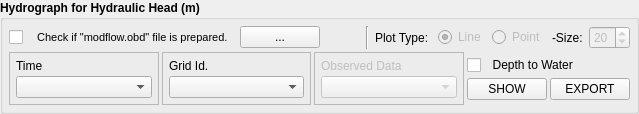
            <widget class="QGroupBox" name="groupBox_plot_wt">
             <property name="font">
              <font>
               <weight>75</weight>
               <bold>true</bold>
              </font>
             </property>
             <property name="title">
              <string>Hydrograph for Hydraulic Head (m)</string>
             </property>
             <layout class="QVBoxLayout" name="verticalLayout_27">
              <property name="spacing">
               <number>3</number>
              </property>
              <property name="leftMargin">
               <number>6</number>
              </property>
              <property name="topMargin">
               <number>6</number>
              </property>
              <property name="rightMargin">
               <number>6</number>
              </property>
              <property name="bottomMargin">
               <number>6</number>
              </property>
              <item>
               <layout class="QHBoxLayout" name="horizontalLayout_56">
                <property name="spacing">
                 <number>6</number>
                </property>
                <property name="leftMargin">
                 <number>0</number>
                </property>
                <property name="topMargin">
                 <number>0</number>
                </property>
                <item>
                 <widget class="QCheckBox" name="checkBox_wt_obd">
                  <property name="font">
                   <font>
                    <pointsize>8</pointsize>
                    <weight>50</weight>
                    <bold>false</bold>
                   </font>
                  </property>
                  <property name="text">
                   <string>   Check if &quot;modflow.obd&quot; file is prepared.</string>
                  </property>
                  <property name="tristate">
                   <bool>false</bool>
                  </property>
                 </widget>
                </item>
                <item>
                 <widget class="QPushButton" name="pushButton_mf_obd">
                  <property name="font">
                   <font>
                    <weight>50</weight>
                    <bold>false</bold>
                   </font>
                  </property>
                  <property name="text">
                   <string>...</string>
                  </property>
                 </widget>
                </item>
                <item>
                 <spacer name="horizontalSpacer_6">
                  <property name="orientation">
                   <enum>Qt::Horizontal</enum>
                  </property>
                  <property name="sizeHint" stdset="0">
                   <size>
                    <width>40</width>
                    <height>20</height>
                   </size>
                  </property>
                 </spacer>
                </item>
                <item>
                 <widget class="Line" name="line_18">
                  <property name="orientation">
                   <enum>Qt::Vertical</enum>
                  </property>
                 </widget>
                </item>
                <item>
                 <widget class="QLabel" name="label_3">
                  <property name="font">
                   <font>
                    <weight>50</weight>
                    <bold>false</bold>
                   </font>
                  </property>
                  <property name="text">
                   <string>Plot Type: </string>
                  </property>
                 </widget>
                </item>
                <item>
                 <widget class="QRadioButton" name="radioButton_wt_obd_line">
                  <property name="enabled">
                   <bool>false</bool>
                  </property>
                  <property name="font">
                   <font>
                    <weight>50</weight>
                    <bold>false</bold>
                   </font>
                  </property>
                  <property name="text">
                   <string>Line</string>
                  </property>
                  <property name="checked">
                   <bool>true</bool>
                  </property>
                  <attribute name="buttonGroup">
                   <string notr="true">buttonGroup_wt_obd</string>
                  </attribute>
                 </widget>
                </item>
                <item>
                 <widget class="QRadioButton" name="radioButton_wt_obd_pt">
                  <property name="enabled">
                   <bool>false</bool>
                  </property>
                  <property name="font">
                   <font>
                    <weight>50</weight>
                    <bold>false</bold>
                   </font>
                  </property>
                  <property name="text">
                   <string>Point</string>
                  </property>
                  <attribute name="buttonGroup">
                   <string notr="true">buttonGroup_wt_obd</string>
                  </attribute>
                 </widget>
                </item>
                <item>
                 <widget class="QLabel" name="label_11">
                  <property name="font">
                   <font>
                    <weight>50</weight>
                    <bold>false</bold>
                   </font>
                  </property>
                  <property name="text">
                   <string>-Size:</string>
                  </property>
                 </widget>
                </item>
                <item>
                 <widget class="QSpinBox" name="spinBox_wt_obd_size">
                  <property name="enabled">
                   <bool>false</bool>
                  </property>
                  <property name="font">
                   <font>
                    <weight>50</weight>
                    <bold>false</bold>
                   </font>
                  </property>
                  <property name="value">
                   <number>20</number>
                  </property>
                 </widget>
                </item>
               </layout>
              </item>
              <item>
               <layout class="QHBoxLayout" name="horizontalLayout_25">
                <property name="topMargin">
                 <number>0</number>
                </property>
                <item>
                 <widget class="QFrame" name="frame_6">
                  <property name="frameShape">
                   <enum>QFrame::StyledPanel</enum>
                  </property>
                  <property name="frameShadow">
                   <enum>QFrame::Raised</enum>
                  </property>
                  <layout class="QVBoxLayout" name="verticalLayout_33">
                   <property name="spacing">
                    <number>3</number>
                   </property>
                   <property name="leftMargin">
                    <number>6</number>
                   </property>
                   <property name="topMargin">
                    <number>6</number>
                   </property>
                   <property name="rightMargin">
                    <number>6</number>
                   </property>
                   <property name="bottomMargin">
                    <number>6</number>
                   </property>
                   <item>
                    <widget class="QLabel" name="label_46">
                     <property name="font">
                      <font>
                       <weight>50</weight>
                       <bold>false</bold>
                      </font>
                     </property>
                     <property name="text">
                      <string>Time</string>
                     </property>
                    </widget>
                   </item>
                   <item>
                    <widget class="QComboBox" name="comboBox_hh_time"/>
                   </item>
                  </layout>
                 </widget>
                </item>
                <item>
                 <widget class="QFrame" name="frame_7">
                  <property name="frameShape">
                   <enum>QFrame::StyledPanel</enum>
                  </property>
                  <property name="frameShadow">
                   <enum>QFrame::Raised</enum>
                  </property>
                  <layout class="QVBoxLayout" name="verticalLayout_34">
                   <property name="spacing">
                    <number>3</number>
                   </property>
                   <property name="leftMargin">
                    <number>6</number>
                   </property>
                   <property name="topMargin">
                    <number>6</number>
                   </property>
                   <property name="rightMargin">
                    <number>6</number>
                   </property>
                   <property name="bottomMargin">
                    <number>6</number>
                   </property>
                   <item>
                    <widget class="QLabel" name="label_12">
                     <property name="font">
                      <font>
                       <weight>50</weight>
                       <bold>false</bold>
                      </font>
                     </property>
                     <property name="text">
                      <string>Grid Id.</string>
                     </property>
                    </widget>
                   </item>
                   <item>
                    <widget class="QComboBox" name="comboBox_grid_id"/>
                   </item>
                  </layout>
                 </widget>
                </item>
                <item>
                 <widget class="QFrame" name="frame_wt_obd">
                  <property name="enabled">
                   <bool>false</bool>
                  </property>
                  <property name="frameShape">
                   <enum>QFrame::StyledPanel</enum>
                  </property>
                  <property name="frameShadow">
                   <enum>QFrame::Raised</enum>
                  </property>
                  <layout class="QVBoxLayout" name="verticalLayout_35">
                   <property name="spacing">
                    <number>3</number>
                   </property>
                   <property name="leftMargin">
                    <number>6</number>
                   </property>
                   <property name="topMargin">
                    <number>6</number>
                   </property>
                   <property name="rightMargin">
                    <number>6</number>
                   </property>
                   <property name="bottomMargin">
                    <number>6</number>
                   </property>
                   <item>
                    <widget class="QLabel" name="label_47">
                     <property name="font">
                      <font>
                       <weight>50</weight>
                       <bold>false</bold>
                      </font>
                     </property>
                     <property name="text">
                      <string>Observed Data</string>
                     </property>
                    </widget>
                   </item>
                   <item>
                    <widget class="QComboBox" name="comboBox_wt_obs_data"/>
                   </item>
                  </layout>
                 </widget>
                </item>
                <item>
                 <layout class="QVBoxLayout" name="verticalLayout_36">
                  <property name="spacing">
                   <number>0</number>
                  </property>
                  <property name="topMargin">
                   <number>0</number>
                  </property>
                  <property name="bottomMargin">
                   <number>0</number>
                  </property>
                  <item>
                   <widget class="QCheckBox" name="checkBox_depthTowater">
                    <property name="font">
                     <font>
                      <weight>50</weight>
                      <bold>false</bold>
                     </font>
                    </property>
                    <property name="text">
                     <string>  Depth to Water</string>
                    </property>
                   </widget>
                  </item>
                  <item>
                   <layout class="QHBoxLayout" name="horizontalLayout_54">
                    <property name="spacing">
                     <number>3</number>
                    </property>
                    <property name="leftMargin">
                     <number>0</number>
                    </property>
                    <property name="topMargin">
                     <number>0</number>
                    </property>
                    <item>
                     <widget class="QPushButton" name="pushButton_plot_wt">
                      <property name="enabled">
                       <bool>true</bool>
                      </property>
                      <property name="sizePolicy">
                       <sizepolicy hsizetype="Minimum" vsizetype="Fixed">
                        <horstretch>0</horstretch>
                        <verstretch>0</verstretch>
                       </sizepolicy>
                      </property>
                      <property name="font">
                       <font>
                        <weight>50</weight>
                        <italic>false</italic>
                        <bold>false</bold>
                        <underline>false</underline>
                       </font>
                      </property>
                      <property name="text">
                       <string>SHOW</string>
                      </property>
                     </widget>
                    </item>
                    <item>
                     <widget class="QPushButton" name="pushButton_export_wt">
                      <property name="font">
                       <font>
                        <weight>50</weight>
                        <bold>false</bold>
                       </font>
                      </property>
                      <property name="text">
                       <string>EXPORT</string>
                      </property>
                     </widget>
                    </item>
                   </layout>
                  </item>
                 </layout>
                </item>
               </layout>
              </item>
             </layout>
            </widget>
